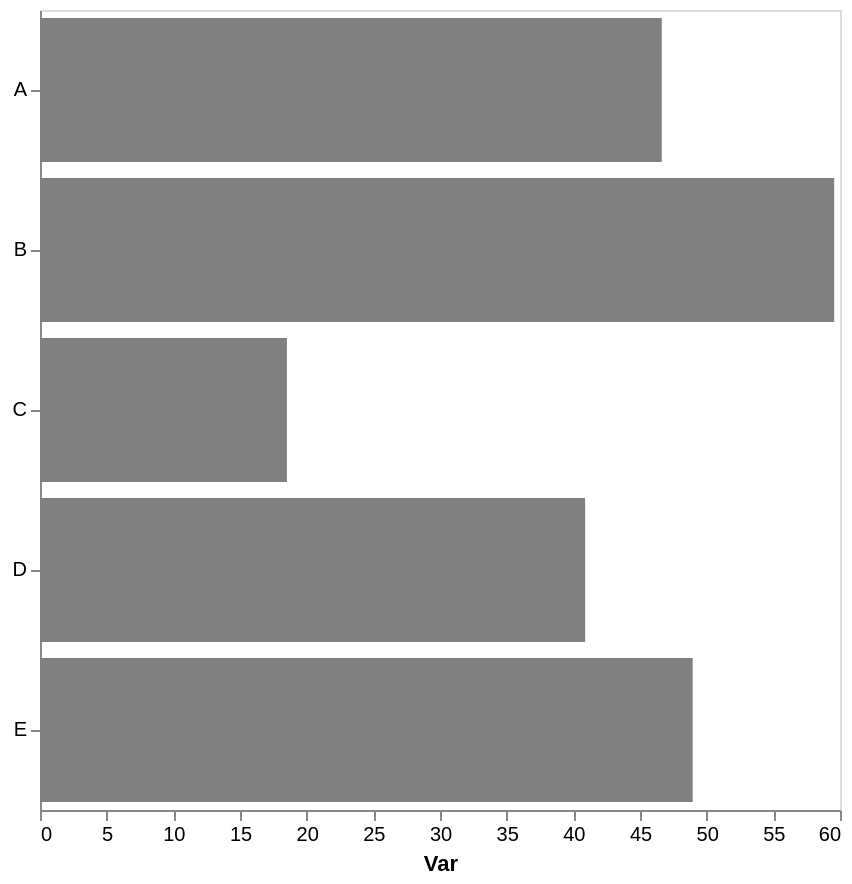

Express this chart as Vega-Lite.
### Vega-Lite specification from a JSON file in a GitHub repository (floating-point values rounded to 4 significant figures)
{"config": {"view": {"continuousWidth": 300, "continuousHeight": 300}, "axis": {"grid": false}, "bar": {"color": "gray"}}, "data": {"name": "data-cc732d6e938fb203d6b9305024808bc5"}, "mark": {"type": "bar"}, "encoding": {"x": {"aggregate": "mean", "axis": {"title": "Var"}, "field": "var1", "type": "quantitative"}, "y": {"axis": {"title": null}, "field": "cat", "type": "nominal"}}, "height": 400, "width": 400, "$schema": "https://vega.github.io/schema/vega-lite/v5.17.0.json", "datasets": {"data-cc732d6e938fb203d6b9305024808bc5": [{"cat": "E", "var1": 46.62, "var2": 47.78}, {"cat": "A", "var1": 55.64, "var2": 49.07}, {"cat": "E", "var1": 51.28, "var2": 39.39}, {"cat": "B", "var1": 51.48, "var2": 56.71}, {"cat": "C", "var1": 15.95, "var2": 55.66}, {"cat": "D", "var1": 40.88, "var2": 57.45}, {"cat": "C", "var1": 21.09, "var2": 37.73}, {"cat": "B", "var1": 59.42, "var2": 59.88}, {"cat": "A", "var1": 48.13, "var2": 67.05}, {"cat": "B", "var1": 61.59, "var2": 41.46}, {"cat": "B", "var1": 65.76, "var2": 48.56}, {"cat": "A", "var1": 36.13, "var2": 47.64}]}}
